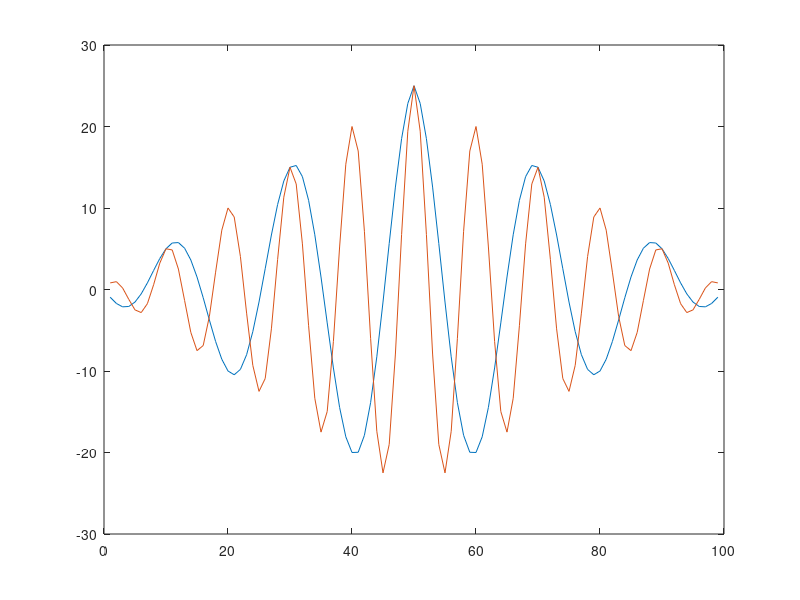

MATLAB code for this plot:
N=50; %Número de amostras no gráfico.
fo = 2; %frequência do sinal x
Ts=1/40;
n=0:N-1;
x=cos(2*pi*fo*n*Ts);
fu = 10; %frequência do sinal u
Tu = 1/100;
u=cos(2*pi*fu*n*Tu);
mediax = mean(x)
varianciax = var(x)
mediau = mean(u)
varianciau = var(u)
y=xcorr(x);
plot(y)
hold on
w=xcorr(u);
plot(w)
Px=(1/N)*sum(x.^2)
Ex=sum(x.^2)
Pu=(1/N)*sum(u.^2)
Eu=sum(u.^2)
